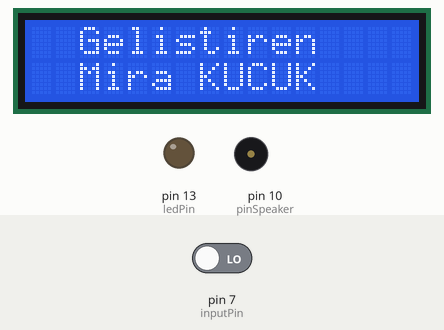
Recording of a sketch running on a simulated Arduino Uno, built with avr-gcc and run on an emulated ATmega328P. On the bench: 16×2 character LCD, output pins drawn as LEDs (lit = HIGH), buzzer (waves = sounding). Inputs (shaded band) come from the test bench; at power-on: pin 7 (inputPin) LOW. What the sketch prints to the serial monitor is not drawn.

Above: at 2.1 s.
At 9.2 s:
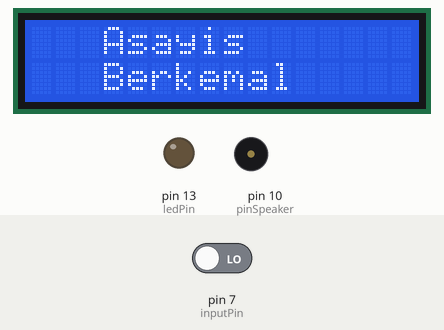
9.3 s: pin 7 (inputPin) driven HIGH
At 12.49 s:
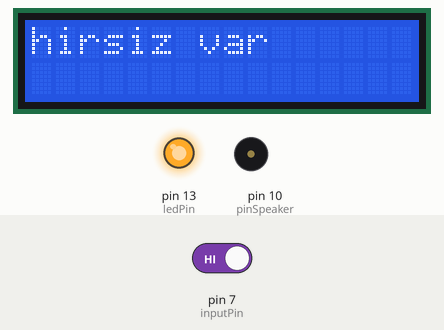
13.3 s: pin 7 (inputPin) driven LOW
At 17.1 s:
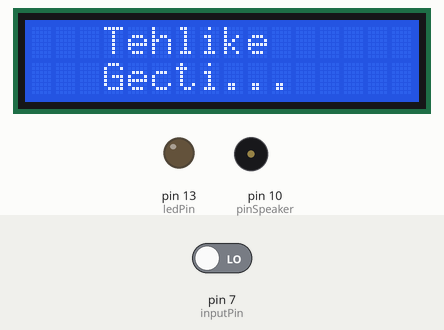
18.0 s: pin 7 (inputPin) driven HIGH
At 20.09 s:
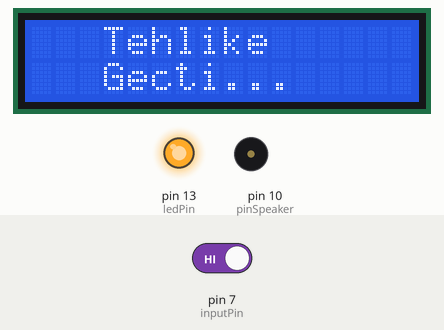
Timing chart, 0 to 27.6 s (numbered marks = the images above; inputs shaded):
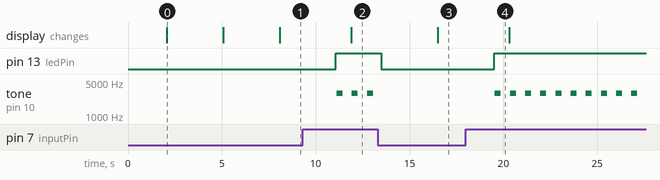

Measured:
- after the input at 9.3 s, pin 13 (ledPin): LOW → HIGH after 1.8 s; tone on pin 10 (pinSpeaker): plays 2933 Hz for 0.32 s, 2930 Hz for 0.32 s, 2933 Hz for 0.32 s, starting after 1.8 s; the display: changes after 2.6 s (image 2)
- after the input at 13.3 s, pin 13 (ledPin): HIGH → LOW after 0.20 s; tone on pin 10 (pinSpeaker): stops changing and stays silent; the display: changes after 3.2 s (image 3)
- after the input at 18.0 s, pin 13 (ledPin): LOW → HIGH after 1.5 s; tone on pin 10 (pinSpeaker): plays 2933 Hz for 0.32 s, 2930 Hz for 0.32 s, 2933 Hz for 0.32 s, 2933 Hz for 0.32 s, 2933 Hz for 0.32 s, 2933 Hz for 0.32 s … (10 notes in this stretch), starting after 1.5 s
- what the display in image 0 shows lasts 3.0 s, from 2.1 s to 5.1 s

The sketch:

lcd_pir_led_buzzer2.ino
```cpp
#include <LiquidCrystal.h>


int ledPin = 13;                // choose the pin for the LED
int inputPin = 7;               // choose the input pin (for PIR sensor)
int pirState = LOW;             // we start, assuming no motion detected
int val = 0;                    // variable for reading the pin status
int pinSpeaker = 10;           //Set up a speaker on a PWM pin (digital 9, 10, or 11)

LiquidCrystal lcd(12, 11, 5, 4, 3, 2);                          // initialize the library with the numbers of the interface pins


void setup() {  pinMode(ledPin, OUTPUT);      // declare LED as output  pinMode(inputPin, INPUT);     // declare sensor as input
  pinMode(pinSpeaker, OUTPUT);
  Serial.begin(9600);
  lcd.begin(16, 2);
  lcd.setCursor(2, 0);                                            // Set LCD cursor position (column, row)
  lcd.print("Hareket");                                      // Print text to LCD
  lcd.setCursor(5, 1);                                            // Set LCD cursor position (column,row)
  lcd.print("Algilama");                                            // Print text to LCD
  delay(2000); // wait 2s                                      // Delay to read text
  lcd.clear(); // clear LCD display                               // Clear the display
  lcd.setCursor(2, 0);                                            // Set LCD cursor position (column, row)
  lcd.print("Gelistiren");                                     // Print text to LCD
  lcd.setCursor(2, 1);                                            // Set LCD cursor position (column, row)
  lcd.print("Mira KUCUK");                                         // Print text to LCD
delay(3000);                                                      // Delay to read text
lcd.clear();                                                    // Clear LCD
lcd.setCursor(0, 0);
      lcd.print("Bilgi Bekleniyor");
      delay(3000);
      lcd.clear();
      lcd.setCursor(3, 0);
      lcd.print("Asayis");
      lcd.setCursor(3, 1);
      lcd.print("Berkemal");


}

void loop(){
  val = digitalRead(inputPin);  // read input value
  if (val == HIGH) {            // check if the input is HIGH
    digitalWrite(ledPin, HIGH);  // turn LED ON
    playTone(300, 300);
    delay(500);


    if (pirState == LOW) {
      // we have just turned on
      Serial.println("hirsiz var");
      lcd.clear() ;
      lcd.setCursor(0, 0);                                           // Set LCD cursor position (column 0, row 0)
      lcd.print("hirsiz var");


      // We only want to print on the output change, not state
      pirState = HIGH;
    }
  } else {
      digitalWrite(ledPin, LOW); // turn LED OFF
      playTone(0, 0);
      delay(3000);
      if (pirState == HIGH){
      // we have just turned of
      Serial.println("tehlike gecti");
      lcd.clear() ;
      lcd.setCursor(3, 0);
      lcd.print("Tehlike");
      lcd.setCursor(3, 1);
      lcd.print("Gecti...");      // We only want to print on the output change, not state
     pirState = LOW;
    }
  }
}
// duration in mSecs, frequency in hertz
void playTone(long duration, int freq) {
    duration *= 1000;
    int period = (1.0 / freq) * 100000;
    long elapsed_time = 0;
    while (elapsed_time < duration) {
        digitalWrite(pinSpeaker,HIGH);
        delayMicroseconds(period / 2);
        digitalWrite(pinSpeaker, LOW);
        delayMicroseconds(period / 2);
        elapsed_time += (period);
    }
}
```
